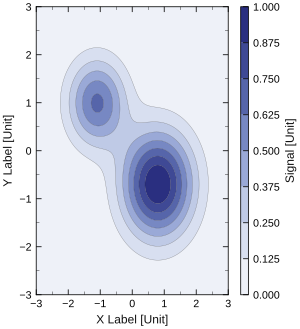

Source code (Python):
#!/usr/bin/env python3
from pathlib import Path
import sys

import matplotlib.pyplot as plt
import numpy as np
from matplotlib.colors import BoundaryNorm
from matplotlib.ticker import AutoMinorLocator

ROOT = Path(__file__).resolve().parents[1]
sys.path.insert(0, str(ROOT))

from scripts.apply_tao_style import (  # noqa: E402
    add_matplotlib_colorbar,
    axes_box_size,
    matplotlib_colormap,
    matplotlib_rcparams,
    save_adaptive_figure,
    set_fixed_axes_box,
)

plt.rcParams.update(matplotlib_rcparams())

OUT = Path(__file__).resolve().parent
ASPECT = "2:3"

x = np.linspace(-3, 3, 180)
y = np.linspace(-3, 3, 220)
xx, yy = np.meshgrid(x, y)
zz = (
    np.exp(-((xx - 0.8) ** 2 + (yy + 0.7) ** 2) / 1.2)
    + 0.65 * np.exp(-((xx + 1.1) ** 2 + (yy - 1.0) ** 2) / 0.8)
)

levels = np.linspace(zz.min(), zz.max(), 9)
cmap = matplotlib_colormap("tau-blue", n=len(levels) - 1)
norm = BoundaryNorm(levels, cmap.N)

fig, ax = plt.subplots(figsize=axes_box_size(ASPECT))
filled = ax.contourf(xx, yy, zz, levels=levels, cmap=cmap, norm=norm)
ax.contour(xx, yy, zz, levels=levels, colors="#000000", linewidths=0.25, alpha=0.45)

ax.set_xlabel("X Label [Unit]")
ax.set_ylabel("Y Label [Unit]")
ax.set_xlim(x.min(), x.max())
ax.set_ylim(y.min(), y.max())
ax.xaxis.set_minor_locator(AutoMinorLocator(2))
ax.yaxis.set_minor_locator(AutoMinorLocator(2))

set_fixed_axes_box(fig, ax, aspect=ASPECT)
cbar = add_matplotlib_colorbar(fig, ax, filled, pad=0.13, width=0.08)
cbar.set_label("Signal [Unit]")
save_adaptive_figure(fig, OUT / "portrait_2_3_contour.svg")
plt.close(fig)
